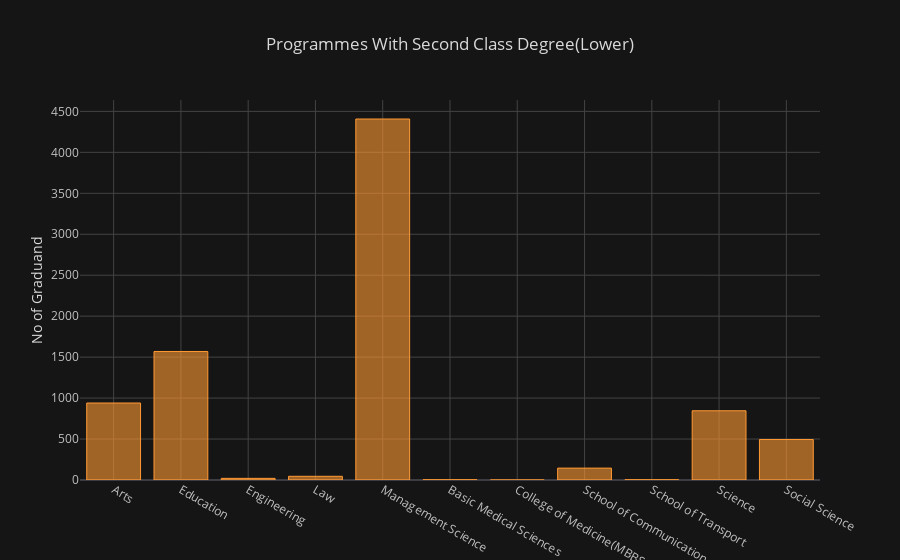

The code cell stored with this chart in its notebook:
### Code cell
Table_2.iplot(kind='bar',x="Programme",y="2nd Class Honours(Lower)",title="Programmes With Second Class Degree(Lower)",yTitle="No of Graduand",theme="solar")

### Figure 1 — Plotly figure (JSON) as saved in the notebook; plotly's stock layout.template omitted (floating-point values rounded to 4 significant figures)
{"data": [{"marker": {"color": "rgba(255, 153, 51, 0.6)", "line": {"color": "rgba(255, 153, 51, 1.0)", "width": 1}}, "name": "2nd Class Honours(Lower)", "orientation": "v", "text": "", "type": "bar", "uid": "83fd64d5-3103-453f-86c7-3a3fe1d1e40f", "x": ["Arts", "Education", "Engineering", "Law", "Management Science", "Basic Medical Sciences", "College of Medicine(MBBS & BDS)", "School of Communication", "School of Transport", "Science", "Social Science"], "y": [940, 1569, 20, 45, 4407, 3, 0, 145, 3, 845, 494]}], "layout": {"legend": {"bgcolor": "#151516", "font": {"color": "#D9D9D9"}}, "paper_bgcolor": "#151516", "plot_bgcolor": "#151516", "title": {"font": {"color": "#D9D9D9"}, "text": "Programmes With Second Class Degree(Lower)"}, "xaxis": {"gridcolor": "#434343", "showgrid": true, "tickfont": {"color": "#C2C2C2"}, "title": {"font": {"color": "#D9D9D9"}, "text": ""}, "zerolinecolor": "#666570"}, "yaxis": {"gridcolor": "#434343", "showgrid": true, "tickfont": {"color": "#C2C2C2"}, "title": {"font": {"color": "#D9D9D9"}, "text": "No of Graduand"}, "zerolinecolor": "#666570"}}}
